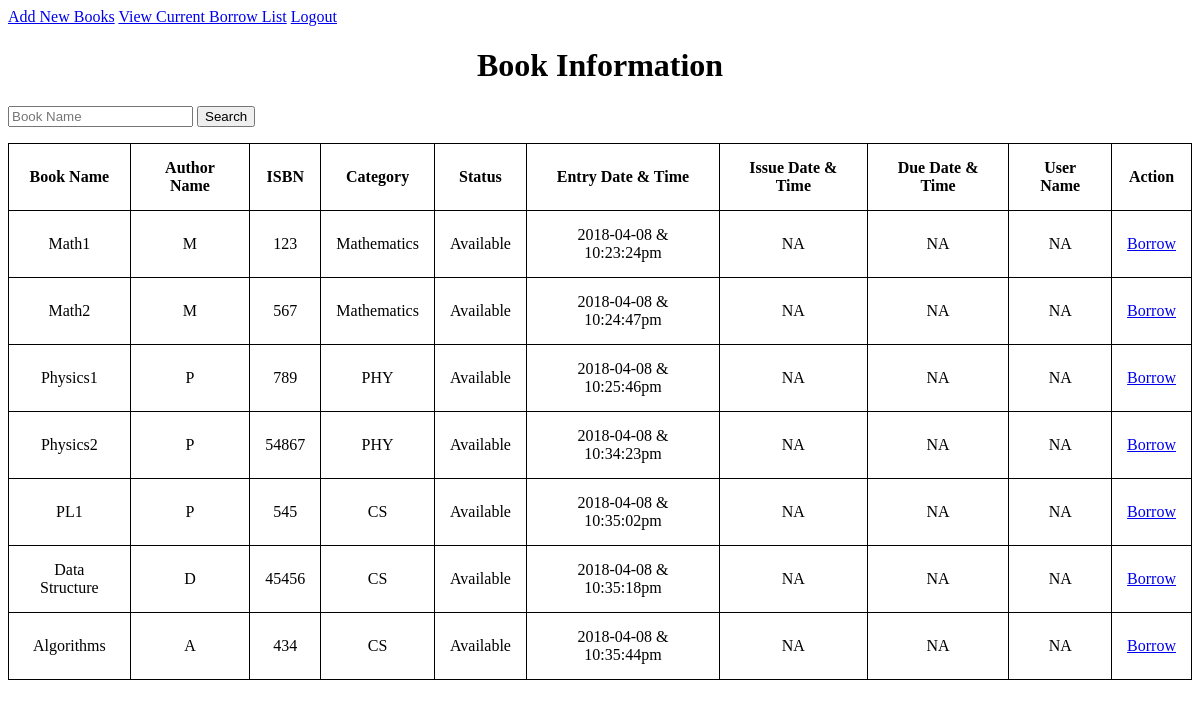
The page /dashboard.php (signed in) on the database its author committed.
### tables this page shows
CREATE TABLE `books` (
  `id` int(11) NOT NULL,
  `bookname` varchar(50) NOT NULL,
  `author` varchar(50) NOT NULL,
  `isbn` varchar(50) NOT NULL,
  `category` varchar(50) NOT NULL,
  `status` int(10) NOT NULL,
  `entrydate` varchar(50) NOT NULL,
  `issuedate` varchar(50) DEFAULT NULL,
  `duedate` varchar(50) DEFAULT NULL,
  `username` varchar(50) DEFAULT NULL
);

### dashboard.php (the view, shortened to what this page needs)
<html>
    <body>
        <?php
            if(isset($_SESSION['un']) && $_SESSION['typeOfUser'] == '1')
            {
                $space = "          ";
                echo '<a href="add.php">Add New Books</a>';
                echo $space.'<a href="borrow.admin.php">View Current Borrow List</a>';
            }
        ?>
        <a href="logout.php">Logout</a>
        <br>
        <center><h1>Book Information</h1></center>
        <form method="GET" action="search.php">
            <input type="text" name="search" placeholder="Book Name"/>
            <input type="submit" value="Search"/>
        </form>
        <table>
        <tr>
            <th>Book Name</th>
            <th>Author Name</th>
            <th>ISBN</th>
            <th>Category</th>
            <th>Status</th>
            <th>Entry Date & Time</th>
            <th>Issue Date & Time</th>
            <th>Due Date & Time</th>
            <th>User Name</th>
            <th>Action</th>
        </tr>
        <?php
            $query = "SELECT * FROM books";
            $queryRun = mysqli_query($conn, $query);
            while($res = mysqli_fetch_array($queryRun))
            {
                echo "<tr>";
                echo "<td>".$res['bookname']."</td>";
                echo "<td>".$res['author']."</td>";
                echo "<td>".$res['isbn']."</td>";
                echo "<td>".$res['category']."</td>";
                if($res['status'] == 0)
                    echo "<td>"."Not available now"."</td>";
                else
                    echo "<td>"."Available"."</td>";
                echo "<td>".$res['entrydate']."</td>";
                if($res['issuedate'] == NULL)
                    echo "<td>"."NA"."</td>";
                else
                    echo "<td>".$res['issuedate']."</td>";
                if($res['duedate'] == NULL)
                    echo "<td>"."NA"."</td>";
                else
                    echo "<td>".$res['duedate']."</td>";
                if($res['issuedate'] == NULL)
                    echo "<td>"."NA"."</td>";
                else
                    echo "<td>".$res['username']."</td>";
                if($res['status'] == 0)
                    echo "<td>"."Not possible right now"."</td>";
                else
                {
                    echo "<td><a href=\"borrow.php?id=$res[id]\">Borrow</a></td>";
                }
                echo "</tr>";
            }
        ?>
        </table>
    </body>
</html>

### dashboard.php (style rules this page uses)
table, th, td { border: 1px solid black; border-collapse: collapse; }
th, td { padding: 15px; }
th { text-align: center; }
td { text-align: center; }

### rows shown on the page
books: bookname "Math1", author "M", isbn "123", category "Mathematics", status "Available", entrydate "2018-04-08 & 10:23:24pm", shows "NA"
books: bookname "Math2", author "M", isbn "567", category "Mathematics", status "Available", entrydate "2018-04-08 & 10:24:47pm", shows "NA"
books: bookname "Physics1", author "P", isbn "789", category "PHY", status "Available", entrydate "2018-04-08 & 10:25:46pm", shows "NA"
books: bookname "Physics2", author "P", isbn "54867", category "PHY", status "Available", entrydate "2018-04-08 & 10:34:23pm", shows "NA"
books: bookname "PL1", author "P", isbn "545", category "CS", status "Available", entrydate "2018-04-08 & 10:35:02pm", shows "NA"
books: bookname "Data Structure", author "D", isbn "45456", category "CS", status "Available", entrydate "2018-04-08 & 10:35:18pm", shows "NA"
books: bookname "Algorithms", author "A", isbn "434", category "CS", status "Available", entrydate "2018-04-08 & 10:35:44pm", shows "NA"
